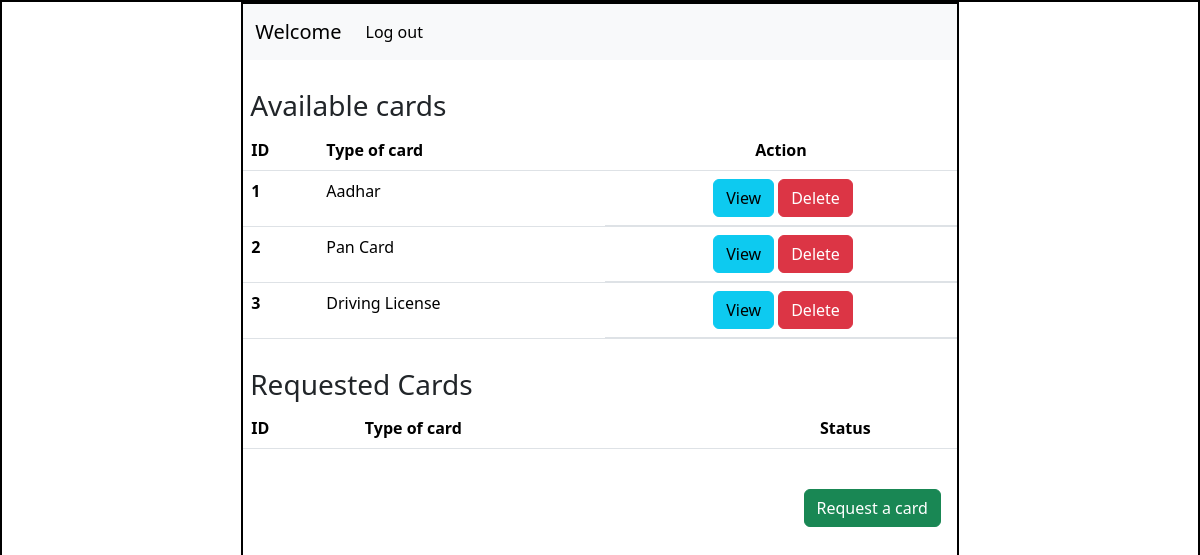
The app's page /home/7, older data.
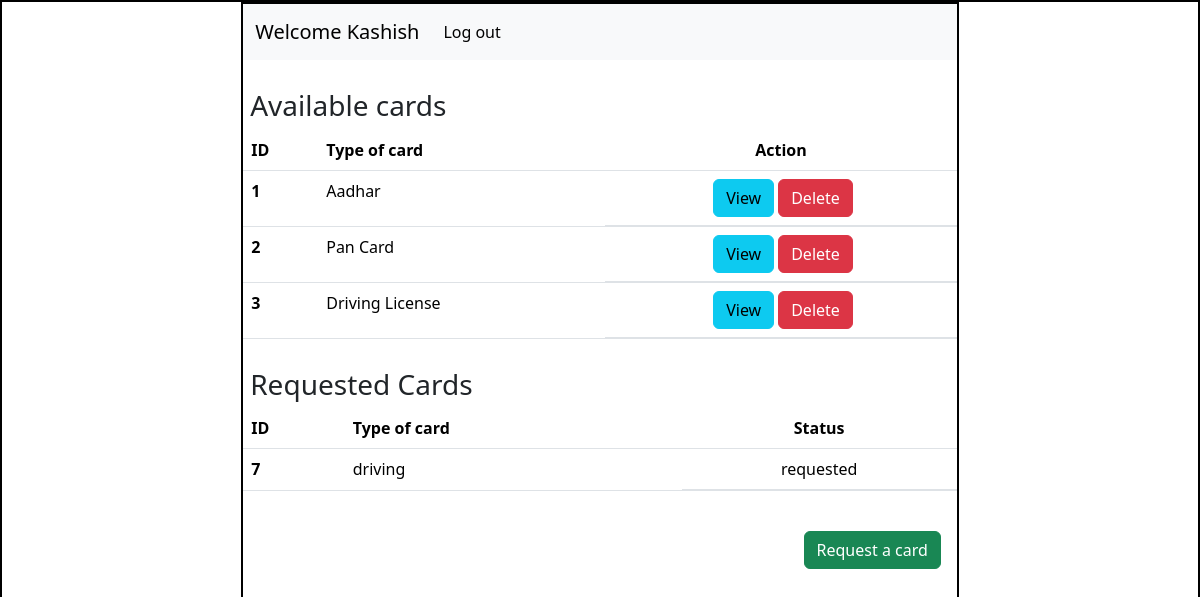
The same page, newer data.
### Application/models.py (models this page shows)
class User(db.Model):
    id=db.Column(db.Integer(),primary_key=True)
    username=db.Column(db.String(),nullable=False,unique=True)
    email=db.Column(db.String(),nullable=False,unique=True)
    password=db.Column(db.String(),nullable=False)
    type=db.Column(db.String(),default='general')
    details=db.relationship('Info',backref='creator')

class Info(db.Model):
    id=db.Column(db.Integer(),primary_key=True)
    attribute_name=db.Column(db.String(),nullable=False)
    attribute_value=db.Column(db.String(),nullable=False)
    card_name=db.Column(db.String(),nullable=False)
    user_id=db.Column(db.Integer(),db.ForeignKey('user.id'),nullable=False)

### Application/controllers.py (the view)
@app.route('/home/<int:user_id>')
def user_dashboard(user_id):
    this_user=User.query.filter_by(id=user_id).first()
    return render_template('user_dashboard.html',this_user=this_user)

### templates/user_dashboard.html (shortened to what this page needs)
<!DOCTYPE html>
<html lang="en">
  <head>
    <link
      href="https://cdn.jsdelivr.net/npm/bootstrap@5.3.3/dist/css/bootstrap.min.css"
      rel="stylesheet"
    />
    <link rel="stylesheet" href="/static/style.css"/>
  </head>
  <body>
    <div id="main">
      <div id="canvas">
        <nav class="navbar navbar-expand-lg bg-body-tertiary">
            <div class="container-fluid">
              <a class="navbar-brand" href="#">Welcome {{this_user.username}}</a>
              <div class="collapse navbar-collapse" id="navbarSupportedContent">
                <ul class="navbar-nav me-auto mb-2 mb-lg-0">
                  <li class="nav-item">
                    <a class="nav-link active" aria-current="page" href="/login">Log out</a>
                  </li>
              </div>
            </div>
          </nav>
          <div id="content">
            <h3 class="headings">Available cards</h3>
            <div class="table">
            <table class="table">
                <thead>
                  <tr>
                    <th scope="col">ID</th>
                    <th scope="col">Type of card</th>
                    <th scope="col" class="text-center">Action</th>
                  </tr>
                </thead>
                <tbody>
                  <tr>
                    <th scope="row">1</th>
                    <td>Aadhar</td>
                    <td class="d-flex justify-content-center"><a href="" type="button" class="btn btn-info mx-1">View</a>
                    <a href=""type="button" class="btn btn-danger">Delete</a></td>
                  </tr>
                  <tr>
                    <th scope="row">2</th>
                    <td>Pan Card</td>
                    <td class="d-flex justify-content-center"><a href="" type="button" class="btn btn-info mx-1">View</a>
                    <a href=""type="button" class="btn btn-danger">Delete</a></td>
                  </tr>
                  <tr>
                    <th scope="row">3</th>
                    <td>Driving License</td>
                    <td class="d-flex justify-content-center"><a href="" type="button" class="btn btn-info mx-1">View</a>
                    <a href=""type="button" class="btn btn-danger">Delete</a></td>
                  </tr>
                </tbody>
              </table>
              </div>
              <h3 class="headings">Requested Cards </h3>
            <div class="table">
            <table class="table">
                <thead>
                  <tr>
                    <th scope="col">ID</th>
                    <th scope="col">Type of card</th>
                    <th scope="col" class="text-center">Status</th>
                  </tr>
                </thead>
                <tbody>
                  {% for info in this_user.details %}
                    {% if info.attribute_name=='Status' %}
                      <tr>
                        <th scope="row">{{loop.index}}</th>
                        <td>{{info.card_name}}</td>
                        <td class="d-flex justify-content-center">{{info.attribute_value}}</td>
                      </tr>
                    {% endif %}
                  {% endfor %}
                </tbody>
              </table>
            </div>
            <div class="text-end">
                <a href="/request_card/{{this_user.id}}" type="button" class="btn btn-success mx-3 my-4">Request a card</a>
            </div>
          </div>
      </div>
    </div>
  </body>
</html>

### static/style.css (style rules this page uses)
* { margin: 0px; }
#main,#canvas { border: 2px solid black; }
#canvas { width: 60%; margin: auto; height: 800px; }
.headings { margin: 3px; padding: 4px; margin-top: 25px; }

Row changes from the older to the newer data that the page shows:
added User: username "Kashish"
added Info: card_name "driving", attribute_value "requested"
